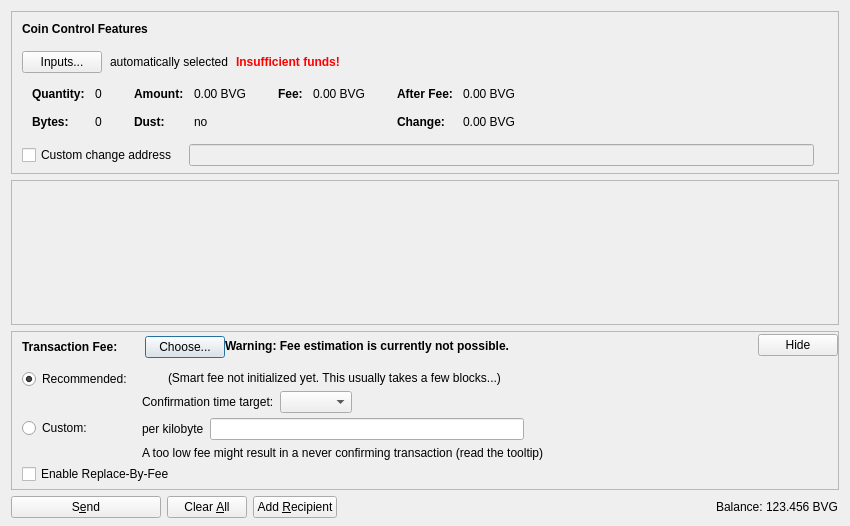
<?xml version="1.0" encoding="UTF-8"?>
<ui version="4.0">
 <class>SendCoinsDialog</class>
 <widget class="QDialog" name="SendCoinsDialog">
  <property name="geometry">
   <rect>
    <x>0</x>
    <y>0</y>
    <width>850</width>
    <height>526</height>
   </rect>
  </property>
  <property name="windowTitle">
   <string>Send Coins</string>
  </property>
  <layout class="QVBoxLayout" name="verticalLayout" stretch="0,1,0,0">
   <property name="bottomMargin">
    <number>8</number>
   </property>
   <item>
    <widget class="QFrame" name="frameCoinControl">
     <property name="sizePolicy">
      <sizepolicy hsizetype="Expanding" vsizetype="Expanding">
       <horstretch>0</horstretch>
       <verstretch>0</verstretch>
      </sizepolicy>
     </property>
     <property name="maximumSize">
      <size>
       <width>16777215</width>
       <height>16777215</height>
      </size>
     </property>
     <property name="frameShape">
      <enum>QFrame::StyledPanel</enum>
     </property>
     <property name="frameShadow">
      <enum>QFrame::Sunken</enum>
     </property>
     <layout class="QVBoxLayout" name="verticalLayoutCoinControl2">
      <property name="spacing">
       <number>0</number>
      </property>
      <property name="leftMargin">
       <number>0</number>
      </property>
      <property name="topMargin">
       <number>0</number>
      </property>
      <property name="rightMargin">
       <number>0</number>
      </property>
      <property name="bottomMargin">
       <number>6</number>
      </property>
      <item>
       <layout class="QVBoxLayout" name="verticalLayoutCoinControl" stretch="0,0,0,0,1">
        <property name="spacing">
         <number>0</number>
        </property>
        <property name="leftMargin">
         <number>10</number>
        </property>
        <property name="topMargin">
         <number>10</number>
        </property>
        <item>
         <layout class="QHBoxLayout" name="horizontalLayoutCoinControl1">
          <property name="bottomMargin">
           <number>15</number>
          </property>
          <item>
           <widget class="QLabel" name="labelCoinControlFeatures">
            <property name="sizePolicy">
             <sizepolicy hsizetype="Preferred" vsizetype="Maximum">
              <horstretch>0</horstretch>
              <verstretch>0</verstretch>
             </sizepolicy>
            </property>
            <property name="font">
             <font>
              <weight>75</weight>
              <bold>true</bold>
             </font>
            </property>
            <property name="styleSheet">
             <string notr="true">font-weight:bold;</string>
            </property>
            <property name="text">
             <string>Coin Control Features</string>
            </property>
           </widget>
          </item>
         </layout>
        </item>
        <item>
         <layout class="QHBoxLayout" name="horizontalLayoutCoinControl2" stretch="0,0,0,0">
          <property name="spacing">
           <number>8</number>
          </property>
          <property name="bottomMargin">
           <number>10</number>
          </property>
          <item>
           <widget class="QPushButton" name="pushButtonCoinControl">
            <property name="styleSheet">
             <string notr="true"/>
            </property>
            <property name="text">
             <string>Inputs...</string>
            </property>
            <property name="autoDefault">
             <bool>false</bool>
            </property>
           </widget>
          </item>
          <item>
           <widget class="QLabel" name="labelCoinControlAutomaticallySelected">
            <property name="text">
             <string>automatically selected</string>
            </property>
            <property name="margin">
             <number>5</number>
            </property>
           </widget>
          </item>
          <item>
           <widget class="QLabel" name="labelCoinControlInsuffFunds">
            <property name="font">
             <font>
              <weight>75</weight>
              <bold>true</bold>
             </font>
            </property>
            <property name="styleSheet">
             <string notr="true">color:red;font-weight:bold;</string>
            </property>
            <property name="text">
             <string>Insufficient funds!</string>
            </property>
            <property name="margin">
             <number>5</number>
            </property>
           </widget>
          </item>
          <item>
           <spacer name="horizontalSpacerCoinControl">
            <property name="orientation">
             <enum>Qt::Horizontal</enum>
            </property>
            <property name="sizeHint" stdset="0">
             <size>
              <width>40</width>
              <height>1</height>
             </size>
            </property>
           </spacer>
          </item>
         </layout>
        </item>
        <item>
         <widget class="QWidget" name="widgetCoinControl" native="true">
          <property name="sizePolicy">
           <sizepolicy hsizetype="Preferred" vsizetype="Preferred">
            <horstretch>0</horstretch>
            <verstretch>0</verstretch>
           </sizepolicy>
          </property>
          <property name="minimumSize">
           <size>
            <width>0</width>
            <height>0</height>
           </size>
          </property>
          <property name="styleSheet">
           <string notr="true"/>
          </property>
          <layout class="QHBoxLayout" name="horizontalLayoutCoinControl5">
           <property name="leftMargin">
            <number>0</number>
           </property>
           <property name="topMargin">
            <number>0</number>
           </property>
           <property name="rightMargin">
            <number>0</number>
           </property>
           <property name="bottomMargin">
            <number>0</number>
           </property>
           <item>
            <layout class="QHBoxLayout" name="horizontalLayoutCoinControl3" stretch="0,0,0,1">
             <property name="spacing">
              <number>20</number>
             </property>
             <property name="topMargin">
              <number>0</number>
             </property>
             <property name="bottomMargin">
              <number>10</number>
             </property>
             <item>
              <layout class="QFormLayout" name="formLayoutCoinControl1">
               <property name="horizontalSpacing">
                <number>10</number>
               </property>
               <property name="verticalSpacing">
                <number>14</number>
               </property>
               <property name="leftMargin">
                <number>10</number>
               </property>
               <property name="topMargin">
                <number>4</number>
               </property>
               <property name="rightMargin">
                <number>6</number>
               </property>
               <item row="0" column="0">
                <widget class="QLabel" name="labelCoinControlQuantityText">
                 <property name="font">
                  <font>
                   <weight>75</weight>
                   <bold>true</bold>
                  </font>
                 </property>
                 <property name="text">
                  <string>Quantity:</string>
                 </property>
                 <property name="margin">
                  <number>0</number>
                 </property>
                </widget>
               </item>
               <item row="0" column="1">
                <widget class="QLabel" name="labelCoinControlQuantity">
                 <property name="cursor">
                  <cursorShape>IBeamCursor</cursorShape>
                 </property>
                 <property name="contextMenuPolicy">
                  <enum>Qt::ActionsContextMenu</enum>
                 </property>
                 <property name="text">
                  <string notr="true">0</string>
                 </property>
                 <property name="margin">
                  <number>0</number>
                 </property>
                 <property name="textInteractionFlags">
                  <set>Qt::LinksAccessibleByMouse|Qt::TextSelectableByKeyboard|Qt::TextSelectableByMouse</set>
                 </property>
                </widget>
               </item>
               <item row="1" column="0">
                <widget class="QLabel" name="labelCoinControlBytesText">
                 <property name="font">
                  <font>
                   <weight>75</weight>
                   <bold>true</bold>
                  </font>
                 </property>
                 <property name="text">
                  <string>Bytes:</string>
                 </property>
                </widget>
               </item>
               <item row="1" column="1">
                <widget class="QLabel" name="labelCoinControlBytes">
                 <property name="cursor">
                  <cursorShape>IBeamCursor</cursorShape>
                 </property>
                 <property name="contextMenuPolicy">
                  <enum>Qt::ActionsContextMenu</enum>
                 </property>
                 <property name="text">
                  <string notr="true">0</string>
                 </property>
                 <property name="textInteractionFlags">
                  <set>Qt::LinksAccessibleByMouse|Qt::TextSelectableByKeyboard|Qt::TextSelectableByMouse</set>
                 </property>
                </widget>
               </item>
              </layout>
             </item>
             <item>
              <layout class="QFormLayout" name="formLayoutCoinControl2">
               <property name="horizontalSpacing">
                <number>10</number>
               </property>
               <property name="verticalSpacing">
                <number>14</number>
               </property>
               <property name="leftMargin">
                <number>6</number>
               </property>
               <property name="topMargin">
                <number>4</number>
               </property>
               <property name="rightMargin">
                <number>6</number>
               </property>
               <item row="0" column="0">
                <widget class="QLabel" name="labelCoinControlAmountText">
                 <property name="font">
                  <font>
                   <weight>75</weight>
                   <bold>true</bold>
                  </font>
                 </property>
                 <property name="text">
                  <string>Amount:</string>
                 </property>
                 <property name="margin">
                  <number>0</number>
                 </property>
                </widget>
               </item>
               <item row="0" column="1">
                <widget class="QLabel" name="labelCoinControlAmount">
                 <property name="cursor">
                  <cursorShape>IBeamCursor</cursorShape>
                 </property>
                 <property name="contextMenuPolicy">
                  <enum>Qt::ActionsContextMenu</enum>
                 </property>
                 <property name="text">
                  <string notr="true">0.00 BVG</string>
                 </property>
                 <property name="textInteractionFlags">
                  <set>Qt::LinksAccessibleByMouse|Qt::TextSelectableByKeyboard|Qt::TextSelectableByMouse</set>
                 </property>
                </widget>
               </item>
               <item row="1" column="0">
                <widget class="QLabel" name="labelCoinControlLowOutputText">
                 <property name="font">
                  <font>
                   <weight>75</weight>
                   <bold>true</bold>
                  </font>
                 </property>
                 <property name="text">
                  <string>Dust:</string>
                 </property>
                </widget>
               </item>
               <item row="1" column="1">
                <widget class="QLabel" name="labelCoinControlLowOutput">
                 <property name="cursor">
                  <cursorShape>IBeamCursor</cursorShape>
                 </property>
                 <property name="contextMenuPolicy">
                  <enum>Qt::ActionsContextMenu</enum>
                 </property>
                 <property name="text">
                  <string notr="true">no</string>
                 </property>
                 <property name="textInteractionFlags">
                  <set>Qt::LinksAccessibleByMouse|Qt::TextSelectableByKeyboard|Qt::TextSelectableByMouse</set>
                 </property>
                </widget>
               </item>
              </layout>
             </item>
             <item>
              <layout class="QFormLayout" name="formLayoutCoinControl3">
               <property name="horizontalSpacing">
                <number>10</number>
               </property>
               <property name="verticalSpacing">
                <number>14</number>
               </property>
               <property name="leftMargin">
                <number>6</number>
               </property>
               <property name="topMargin">
                <number>4</number>
               </property>
               <property name="rightMargin">
                <number>6</number>
               </property>
               <item row="0" column="0">
                <widget class="QLabel" name="labelCoinControlFeeText">
                 <property name="font">
                  <font>
                   <weight>75</weight>
                   <bold>true</bold>
                  </font>
                 </property>
                 <property name="text">
                  <string>Fee:</string>
                 </property>
                 <property name="margin">
                  <number>0</number>
                 </property>
                </widget>
               </item>
               <item row="0" column="1">
                <widget class="QLabel" name="labelCoinControlFee">
                 <property name="cursor">
                  <cursorShape>IBeamCursor</cursorShape>
                 </property>
                 <property name="contextMenuPolicy">
                  <enum>Qt::ActionsContextMenu</enum>
                 </property>
                 <property name="text">
                  <string notr="true">0.00 BVG</string>
                 </property>
                 <property name="textInteractionFlags">
                  <set>Qt::LinksAccessibleByMouse|Qt::TextSelectableByKeyboard|Qt::TextSelectableByMouse</set>
                 </property>
                </widget>
               </item>
              </layout>
             </item>
             <item>
              <layout class="QFormLayout" name="formLayoutCoinControl4">
               <property name="horizontalSpacing">
                <number>10</number>
               </property>
               <property name="verticalSpacing">
                <number>14</number>
               </property>
               <property name="leftMargin">
                <number>6</number>
               </property>
               <property name="topMargin">
                <number>4</number>
               </property>
               <property name="rightMargin">
                <number>6</number>
               </property>
               <item row="0" column="0">
                <widget class="QLabel" name="labelCoinControlAfterFeeText">
                 <property name="font">
                  <font>
                   <weight>75</weight>
                   <bold>true</bold>
                  </font>
                 </property>
                 <property name="text">
                  <string>After Fee:</string>
                 </property>
                 <property name="margin">
                  <number>0</number>
                 </property>
                </widget>
               </item>
               <item row="0" column="1">
                <widget class="QLabel" name="labelCoinControlAfterFee">
                 <property name="cursor">
                  <cursorShape>IBeamCursor</cursorShape>
                 </property>
                 <property name="contextMenuPolicy">
                  <enum>Qt::ActionsContextMenu</enum>
                 </property>
                 <property name="text">
                  <string notr="true">0.00 BVG</string>
                 </property>
                 <property name="textInteractionFlags">
                  <set>Qt::LinksAccessibleByMouse|Qt::TextSelectableByKeyboard|Qt::TextSelectableByMouse</set>
                 </property>
                </widget>
               </item>
               <item row="1" column="0">
                <widget class="QLabel" name="labelCoinControlChangeText">
                 <property name="font">
                  <font>
                   <weight>75</weight>
                   <bold>true</bold>
                  </font>
                 </property>
                 <property name="text">
                  <string>Change:</string>
                 </property>
                </widget>
               </item>
               <item row="1" column="1">
                <widget class="QLabel" name="labelCoinControlChange">
                 <property name="cursor">
                  <cursorShape>IBeamCursor</cursorShape>
                 </property>
                 <property name="contextMenuPolicy">
                  <enum>Qt::ActionsContextMenu</enum>
                 </property>
                 <property name="text">
                  <string notr="true">0.00 BVG</string>
                 </property>
                 <property name="textInteractionFlags">
                  <set>Qt::LinksAccessibleByMouse|Qt::TextSelectableByKeyboard|Qt::TextSelectableByMouse</set>
                 </property>
                </widget>
               </item>
              </layout>
             </item>
            </layout>
           </item>
          </layout>
         </widget>
        </item>
        <item>
         <layout class="QHBoxLayout" name="horizontalLayoutCoinControl4" stretch="0,0,0">
          <property name="spacing">
           <number>12</number>
          </property>
          <property name="sizeConstraint">
           <enum>QLayout::SetDefaultConstraint</enum>
          </property>
          <property name="topMargin">
           <number>5</number>
          </property>
          <property name="rightMargin">
           <number>5</number>
          </property>
          <item>
           <widget class="QCheckBox" name="checkBoxCoinControlChange">
            <property name="toolTip">
             <string>If this is activated, but the change address is empty or invalid, change will be sent to a newly generated address.</string>
            </property>
            <property name="text">
             <string>Custom change address</string>
            </property>
           </widget>
          </item>
          <item>
           <widget class="QValidatedLineEdit" name="lineEditCoinControlChange">
            <property name="enabled">
             <bool>false</bool>
            </property>
            <property name="sizePolicy">
             <sizepolicy hsizetype="Expanding" vsizetype="Fixed">
              <horstretch>0</horstretch>
              <verstretch>0</verstretch>
             </sizepolicy>
            </property>
           </widget>
          </item>
          <item>
           <widget class="QLabel" name="labelCoinControlChangeLabel">
            <property name="sizePolicy">
             <sizepolicy hsizetype="Preferred" vsizetype="Expanding">
              <horstretch>0</horstretch>
              <verstretch>0</verstretch>
             </sizepolicy>
            </property>
            <property name="minimumSize">
             <size>
              <width>0</width>
              <height>0</height>
             </size>
            </property>
            <property name="text">
             <string/>
            </property>
            <property name="margin">
             <number>3</number>
            </property>
           </widget>
          </item>
         </layout>
        </item>
        <item>
         <spacer name="verticalSpacerCoinControl">
          <property name="orientation">
           <enum>Qt::Vertical</enum>
          </property>
          <property name="sizeHint" stdset="0">
           <size>
            <width>800</width>
            <height>1</height>
           </size>
          </property>
         </spacer>
        </item>
       </layout>
      </item>
     </layout>
    </widget>
   </item>
   <item>
    <widget class="QScrollArea" name="scrollArea">
     <property name="widgetResizable">
      <bool>true</bool>
     </property>
     <widget class="QWidget" name="scrollAreaWidgetContents">
      <property name="geometry">
       <rect>
        <x>0</x>
        <y>0</y>
        <width>830</width>
        <height>104</height>
       </rect>
      </property>
      <layout class="QVBoxLayout" name="verticalLayout_2" stretch="0,1">
       <property name="leftMargin">
        <number>0</number>
       </property>
       <property name="topMargin">
        <number>0</number>
       </property>
       <property name="rightMargin">
        <number>0</number>
       </property>
       <property name="bottomMargin">
        <number>0</number>
       </property>
       <item>
        <layout class="QVBoxLayout" name="entries">
         <property name="spacing">
          <number>6</number>
         </property>
        </layout>
       </item>
       <item>
        <spacer name="verticalSpacer">
         <property name="orientation">
          <enum>Qt::Vertical</enum>
         </property>
         <property name="sizeHint" stdset="0">
          <size>
           <width>20</width>
           <height>40</height>
          </size>
         </property>
        </spacer>
       </item>
      </layout>
     </widget>
    </widget>
   </item>
   <item>
    <widget class="QFrame" name="frameFee">
     <property name="sizePolicy">
      <sizepolicy hsizetype="Expanding" vsizetype="Expanding">
       <horstretch>0</horstretch>
       <verstretch>0</verstretch>
      </sizepolicy>
     </property>
     <property name="maximumSize">
      <size>
       <width>16777215</width>
       <height>16777215</height>
      </size>
     </property>
     <property name="frameShape">
      <enum>QFrame::StyledPanel</enum>
     </property>
     <property name="frameShadow">
      <enum>QFrame::Sunken</enum>
     </property>
     <layout class="QVBoxLayout" name="verticalLayoutFee1">
      <property name="spacing">
       <number>0</number>
      </property>
      <property name="leftMargin">
       <number>0</number>
      </property>
      <property name="topMargin">
       <number>0</number>
      </property>
      <property name="rightMargin">
       <number>0</number>
      </property>
      <property name="bottomMargin">
       <number>0</number>
      </property>
      <item>
       <layout class="QVBoxLayout" name="verticalLayoutFee2" stretch="0,0,0">
        <property name="spacing">
         <number>0</number>
        </property>
        <property name="leftMargin">
         <number>10</number>
        </property>
        <property name="topMargin">
         <number>0</number>
        </property>
        <item>
         <layout class="QHBoxLayout" name="horizontalLayoutFee1">
          <property name="bottomMargin">
           <number>0</number>
          </property>
          <item>
           <layout class="QVBoxLayout" name="verticalLayoutFee7">
            <property name="spacing">
             <number>0</number>
            </property>
            <item>
             <spacer name="verticalSpacerSmartFee">
              <property name="orientation">
               <enum>Qt::Vertical</enum>
              </property>
              <property name="sizeType">
               <enum>QSizePolicy::Fixed</enum>
              </property>
              <property name="sizeHint" stdset="0">
               <size>
                <width>1</width>
                <height>4</height>
               </size>
              </property>
             </spacer>
            </item>
            <item>
             <layout class="QHBoxLayout" name="horizontalLayoutSmartFee">
              <property name="spacing">
               <number>10</number>
              </property>
              <item>
               <widget class="QLabel" name="labelFeeHeadline">
                <property name="sizePolicy">
                 <sizepolicy hsizetype="Preferred" vsizetype="Maximum">
                  <horstretch>0</horstretch>
                  <verstretch>0</verstretch>
                 </sizepolicy>
                </property>
                <property name="font">
                 <font>
                  <weight>75</weight>
                  <bold>true</bold>
                 </font>
                </property>
                <property name="styleSheet">
                 <string notr="true">font-weight:bold;</string>
                </property>
                <property name="text">
                 <string>Transaction Fee:</string>
                </property>
               </widget>
              </item>
              <item>
               <widget class="QLabel" name="labelFeeMinimized">
                <property name="text">
                 <string/>
                </property>
               </widget>
              </item>
              <item>
               <widget class="QPushButton" name="buttonChooseFee">
                <property name="text">
                 <string>Choose...</string>
                </property>
               </widget>
              </item>
             </layout>
            </item>
            <item>
             <spacer name="verticalSpacer_5">
              <property name="orientation">
               <enum>Qt::Vertical</enum>
              </property>
              <property name="sizeHint" stdset="0">
               <size>
                <width>1</width>
                <height>1</height>
               </size>
              </property>
             </spacer>
            </item>
           </layout>
          </item>
          <item>
           <widget class="QLabel" name="fallbackFeeWarningLabel">
            <property name="toolTip">
             <string>Using the fallbackfee can result in sending a transaction that will take several hours or days (or never) to confirm. Consider choosing your fee manually or wait until you have validated the complete chain.</string>
            </property>
            <property name="font">
            <font>
                <weight>75</weight>
                <bold>true</bold>
            </font>
            </property>
            <property name="text">
             <string>Warning: Fee estimation is currently not possible.</string>
            </property>
            <property name="wordWrap">
             <bool>false</bool>
            </property>
           </widget>
          </item>
          <item>
           <spacer name="horizontalSpacer_4">
            <property name="orientation">
             <enum>Qt::Horizontal</enum>
            </property>
            <property name="sizeType">
             <enum>QSizePolicy::MinimumExpanding</enum>
            </property>
            <property name="sizeHint" stdset="0">
             <size>
              <width>40</width>
              <height>20</height>
             </size>
            </property>
           </spacer>
          </item>
          <item>
           <widget class="QPushButton" name="buttonMinimizeFee">
            <property name="toolTip">
             <string>Hide transaction fee settings</string>
            </property>
            <property name="text">
             <string>Hide</string>
            </property>
           </widget>
          </item>
         </layout>
        </item>
        <item>
         <widget class="QFrame" name="frameFeeSelection">
          <layout class="QVBoxLayout" name="verticalLayoutFee12">
           <property name="spacing">
            <number>0</number>
           </property>
           <property name="leftMargin">
            <number>0</number>
           </property>
           <property name="topMargin">
            <number>0</number>
           </property>
           <property name="rightMargin">
            <number>0</number>
           </property>
           <property name="bottomMargin">
            <number>0</number>
           </property>
           <item>
            <layout class="QGridLayout" name="gridLayoutFee">
             <property name="topMargin">
              <number>10</number>
             </property>
             <property name="bottomMargin">
              <number>4</number>
             </property>
             <property name="horizontalSpacing">
              <number>10</number>
             </property>
             <property name="verticalSpacing">
              <number>4</number>
             </property>
             <item row="1" column="1">
              <layout class="QVBoxLayout" name="verticalLayoutFee8">
               <property name="spacing">
                <number>6</number>
               </property>
               <item>
                <layout class="QHBoxLayout" name="horizontalLayoutFee13">
                 <item>
                  <widget class="QLabel" name="labelCustomPerKilobyte">
                   <property name="toolTip">
                    <string>Specify a custom fee per kB (1,000 bytes) of the transaction's virtual size.

Note:  Since the fee is calculated on a per-byte basis, a fee of "100 satoshis per kB" for a transaction size of 500 bytes (half of 1 kB) would ultimately yield a fee of only 50 satoshis.</string>
                   </property>
                   <property name="text">
                    <string>per kilobyte</string>
                   </property>
                  </widget>
                 </item>
                 <item>
                  <widget class="BitcoinVGAmountField" name="customFee"/>
                 </item>
                 <item>
                  <spacer name="horizontalSpacer_6">
                   <property name="orientation">
                    <enum>Qt::Horizontal</enum>
                   </property>
                   <property name="sizeHint" stdset="0">
                    <size>
                     <width>1</width>
                     <height>1</height>
                    </size>
                   </property>
                  </spacer>
                 </item>
                </layout>
               </item>
               <item>
                <layout class="QHBoxLayout" name="horizontalLayoutFee8">
                 <item>
                  <widget class="QLabel" name="labelCustomFeeWarning">
                   <property name="enabled">
                    <bool>true</bool>
                   </property>
                   <property name="toolTip">
                    <string>When there is less transaction volume than space in the blocks, miners as well as relaying nodes may enforce a minimum fee. Paying only this minimum fee is just fine, but be aware that this can result in a never confirming transaction once there is more demand for bitcoinvg transactions than the network can process.</string>
                   </property>
                   <property name="text">
                    <string>A too low fee might result in a never confirming transaction (read the tooltip)</string>
                   </property>
                  </widget>
                 </item>
                 <item>
                  <spacer name="horizontalSpacer_2">
                   <property name="orientation">
                    <enum>Qt::Horizontal</enum>
                   </property>
                   <property name="sizeHint" stdset="0">
                    <size>
                     <width>1</width>
                     <height>1</height>
                    </size>
                   </property>
                  </spacer>
                 </item>
                </layout>
               </item>
              </layout>
             </item>
             <item row="0" column="0">
              <layout class="QVBoxLayout" name="verticalLayoutFee4" stretch="0,1">
               <item>
                <widget class="QRadioButton" name="radioSmartFee">
                 <property name="text">
                  <string>Recommended:</string>
                 </property>
                 <property name="checked">
                  <bool>true</bool>
                 </property>
                 <attribute name="buttonGroup">
                  <string notr="true">groupFee</string>
                 </attribute>
                </widget>
               </item>
               <item>
                <spacer name="verticalSpacer_2">
                 <property name="orientation">
                  <enum>Qt::Vertical</enum>
                 </property>
                 <property name="sizeHint" stdset="0">
                  <size>
                   <width>1</width>
                   <height>1</height>
                  </size>
                 </property>
                </spacer>
               </item>
              </layout>
             </item>
             <item row="1" column="0">
              <layout class="QVBoxLayout" name="verticalLayoutFee9" stretch="0,1">
               <item>
                <widget class="QRadioButton" name="radioCustomFee">
                 <property name="text">
                  <string>Custom:</string>
                 </property>
                 <attribute name="buttonGroup">
                  <string notr="true">groupFee</string>
                 </attribute>
                </widget>
               </item>
               <item>
                <spacer name="verticalSpacer_6">
                 <property name="orientation">
                  <enum>Qt::Vertical</enum>
                 </property>
                 <property name="sizeHint" stdset="0">
                  <size>
                   <width>1</width>
                   <height>1</height>
                  </size>
                 </property>
                </spacer>
               </item>
              </layout>
             </item>
             <item row="0" column="1">
              <layout class="QVBoxLayout" name="verticalLayoutFee3" stretch="0,0,1">
               <property name="spacing">
                <number>6</number>
               </property>
               <property name="topMargin">
                <number>2</number>
               </property>
               <item>
                <layout class="QHBoxLayout" name="horizontalLayoutFee12">
                 <item>
                  <widget class="QLabel" name="labelSmartFee">
                   <property name="text">
                    <string/>
                   </property>
                  </widget>
                 </item>
                 <item>
                  <widget class="QLabel" name="labelFeeEstimation">
                   <property name="text">
                    <string/>
                   </property>
                  </widget>
                 </item>
                 <item>
                  <widget class="QLabel" name="labelSmartFee2">
                   <property name="text">
                    <string>(Smart fee not initialized yet. This usually takes a few blocks...)</string>
                   </property>
                  </widget>
                 </item>
                 <item>
                  <spacer name="horizontalSpacer_5">
                   <property name="orientation">
                    <enum>Qt::Horizontal</enum>
                   </property>
                   <property name="sizeHint" stdset="0">
                    <size>
                     <width>1</width>
                     <height>1</height>
                    </size>
                   </property>
                  </spacer>
                 </item>
                </layout>
               </item>
               <item>
                <layout class="QHBoxLayout" name="horizontalLayoutFee9">
                 <item>
                  <layout class="QVBoxLayout" name="verticalLayoutFee6">
                   <item>
                    <widget class="QLabel" name="labelSmartFee3">
                     <property name="text">
                      <string>Confirmation time target:</string>
                     </property>
                    </widget>
                   </item>
                  </layout>
                 </item>
                 <item>
                  <layout class="QVBoxLayout" name="verticalLayoutFee5">
                   <property name="rightMargin">
                    <number>30</number>
                   </property>
                   <item>
                    <layout class="QHBoxLayout" name="horizontalLayoutConfTarget">
                     <property name="bottomMargin">
                      <number>0</number>
                     </property>
                     <item>
                      <widget class="QComboBox" name="confTargetSelector"/>
                     </item>
                     <item>
                      <spacer name="horizontalSpacerConfTarget">
                       <property name="orientation">
                        <enum>Qt::Horizontal</enum>
                       </property>
                       <property name="sizeHint" stdset="0">
                        <size>
                         <width>40</width>
                         <height>20</height>
                        </size>
                       </property>
                      </spacer>
                     </item>
                    </layout>
                   </item>
                  </layout>
                 </item>
                </layout>
               </item>
               <item>
                <spacer name="verticalSpacer_4">
                 <property name="orientation">
                  <enum>Qt::Vertical</enum>
                 </property>
                 <property name="sizeHint" stdset="0">
                  <size>
                   <width>1</width>
                   <height>1</height>
                  </size>
                 </property>
                </spacer>
               </item>
              </layout>
             </item>
            </layout>
           </item>
           <item>
            <widget class="QCheckBox" name="optInRBF">
             <property name="text">
              <string>Enable Replace-By-Fee</string>
             </property>
             <property name="toolTip">
              <string>With Replace-By-Fee (BIP-125) you can increase a transaction's fee after it is sent. Without this, a higher fee may be recommended to compensate for increased transaction delay risk.</string>
             </property>
            </widget>
           </item>
          </layout>
         </widget>
        </item>
        <item>
         <spacer name="verticalSpacerFee">
          <property name="orientation">
           <enum>Qt::Vertical</enum>
          </property>
          <property name="sizeHint" stdset="0">
           <size>
            <width>40</width>
            <height>5</height>
           </size>
          </property>
         </spacer>
        </item>
       </layout>
      </item>
     </layout>
    </widget>
   </item>
   <item>
    <layout class="QHBoxLayout" name="horizontalLayout">
     <item>
      <widget class="QPushButton" name="sendButton">
       <property name="minimumSize">
        <size>
         <width>150</width>
         <height>0</height>
        </size>
       </property>
       <property name="toolTip">
        <string>Confirm the send action</string>
       </property>
       <property name="text">
        <string>S&amp;end</string>
       </property>
       <property name="icon">
        <iconset resource="../bitcoinvg.qrc">
         <normaloff>:/icons/send</normaloff>:/icons/send</iconset>
       </property>
       <property name="autoDefault">
        <bool>false</bool>
       </property>
       <property name="default">
        <bool>false</bool>
       </property>
      </widget>
     </item>
     <item>
      <widget class="QPushButton" name="clearButton">
       <property name="sizePolicy">
        <sizepolicy hsizetype="Minimum" vsizetype="Fixed">
         <horstretch>0</horstretch>
         <verstretch>0</verstretch>
        </sizepolicy>
       </property>
       <property name="toolTip">
        <string>Clear all fields of the form.</string>
       </property>
       <property name="text">
        <string>Clear &amp;All</string>
       </property>
       <property name="icon">
        <iconset resource="../bitcoinvg.qrc">
         <normaloff>:/icons/remove</normaloff>:/icons/remove</iconset>
       </property>
       <property name="autoDefault">
        <bool>false</bool>
       </property>
      </widget>
     </item>
     <item>
      <widget class="QPushButton" name="addButton">
       <property name="toolTip">
        <string>Send to multiple recipients at once</string>
       </property>
       <property name="text">
        <string>Add &amp;Recipient</string>
       </property>
       <property name="icon">
        <iconset resource="../bitcoinvg.qrc">
         <normaloff>:/icons/add</normaloff>:/icons/add</iconset>
       </property>
       <property name="autoDefault">
        <bool>false</bool>
       </property>
      </widget>
     </item>
     <item>
      <spacer name="horizontalSpacer">
       <property name="orientation">
        <enum>Qt::Horizontal</enum>
       </property>
       <property name="sizeHint" stdset="0">
        <size>
         <width>40</width>
         <height>20</height>
        </size>
       </property>
      </spacer>
     </item>
     <item>
      <layout class="QHBoxLayout" name="horizontalLayout_2">
       <property name="spacing">
        <number>3</number>
       </property>
       <item>
        <widget class="QLabel" name="labelBalanceName">
         <property name="sizePolicy">
          <sizepolicy hsizetype="Preferred" vsizetype="Fixed">
           <horstretch>0</horstretch>
           <verstretch>0</verstretch>
          </sizepolicy>
         </property>
         <property name="text">
          <string>Balance:</string>
         </property>
        </widget>
       </item>
       <item>
        <widget class="QLabel" name="labelBalance">
         <property name="sizePolicy">
          <sizepolicy hsizetype="Preferred" vsizetype="Fixed">
           <horstretch>0</horstretch>
           <verstretch>0</verstretch>
          </sizepolicy>
         </property>
         <property name="cursor">
          <cursorShape>IBeamCursor</cursorShape>
         </property>
         <property name="text">
          <string notr="true">123.456 BVG</string>
         </property>
         <property name="textInteractionFlags">
          <set>Qt::LinksAccessibleByMouse|Qt::TextSelectableByKeyboard|Qt::TextSelectableByMouse</set>
         </property>
        </widget>
       </item>
      </layout>
     </item>
    </layout>
   </item>
  </layout>
 </widget>
 <customwidgets>
  <customwidget>
   <class>QValidatedLineEdit</class>
   <extends>QLineEdit</extends>
   <header>qt/qvalidatedlineedit.h</header>
  </customwidget>
  <customwidget>
   <class>BitcoinVGAmountField</class>
   <extends>QLineEdit</extends>
   <header>qt/bitcoinvgamountfield.h</header>
   <container>1</container>
  </customwidget>
 </customwidgets>
 <resources>
  <include location="../bitcoinvg.qrc"/>
 </resources>
 <connections/>
 <buttongroups>
  <buttongroup name="groupFee"/>
 </buttongroups>
</ui>
